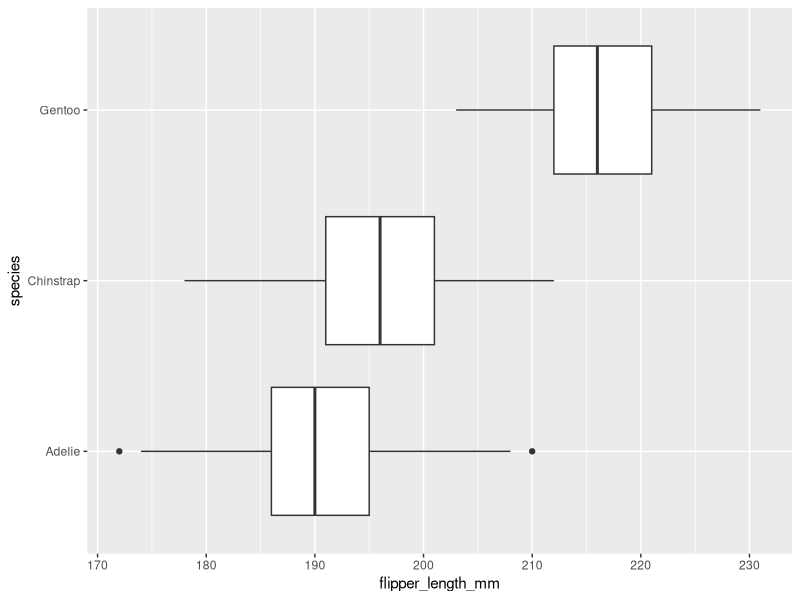
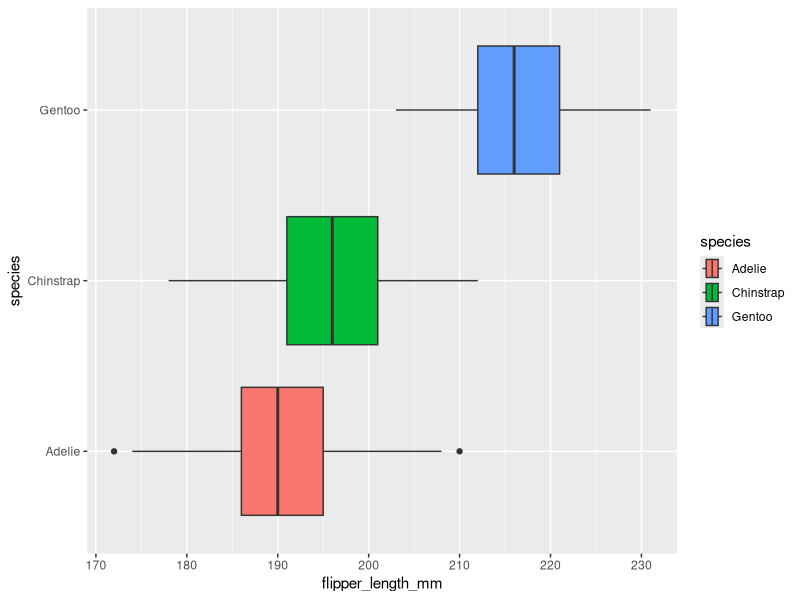
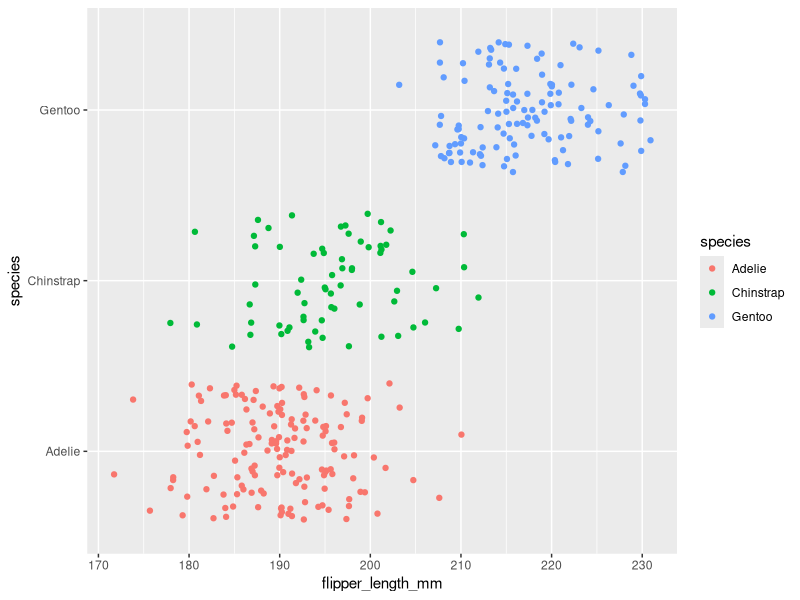

The R source for these figures, in order:
## ---- chunk 1
knitr::opts_chunk$set(error = TRUE)
## ---- chunk 2
library(palmerpenguins)
penguins
## ---- chunk 3
library(ggplot2)
## ---- chunk 4
ggplot(data = penguins, mapping = aes(x = flipper_length_mm, y = species)) +
  geom_boxplot()
## ---- chunk 5
ggplot(data = penguins, mapping = aes(x = flipper_length_mm, y = species, fill = species)) +
  geom_boxplot()
## ---- chunk 6
ggplot(data = penguins, mapping = aes(x = flipper_length_mm, y = species, color = species)) +
  geom_jitter()
## ---- chunk 7

## ---- chunk 8

## ---- chunk 9

## ---- chunk 10

## ---- chunk 11

## ---- chunk 12

## ---- chunk 13

## ---- chunk 14

